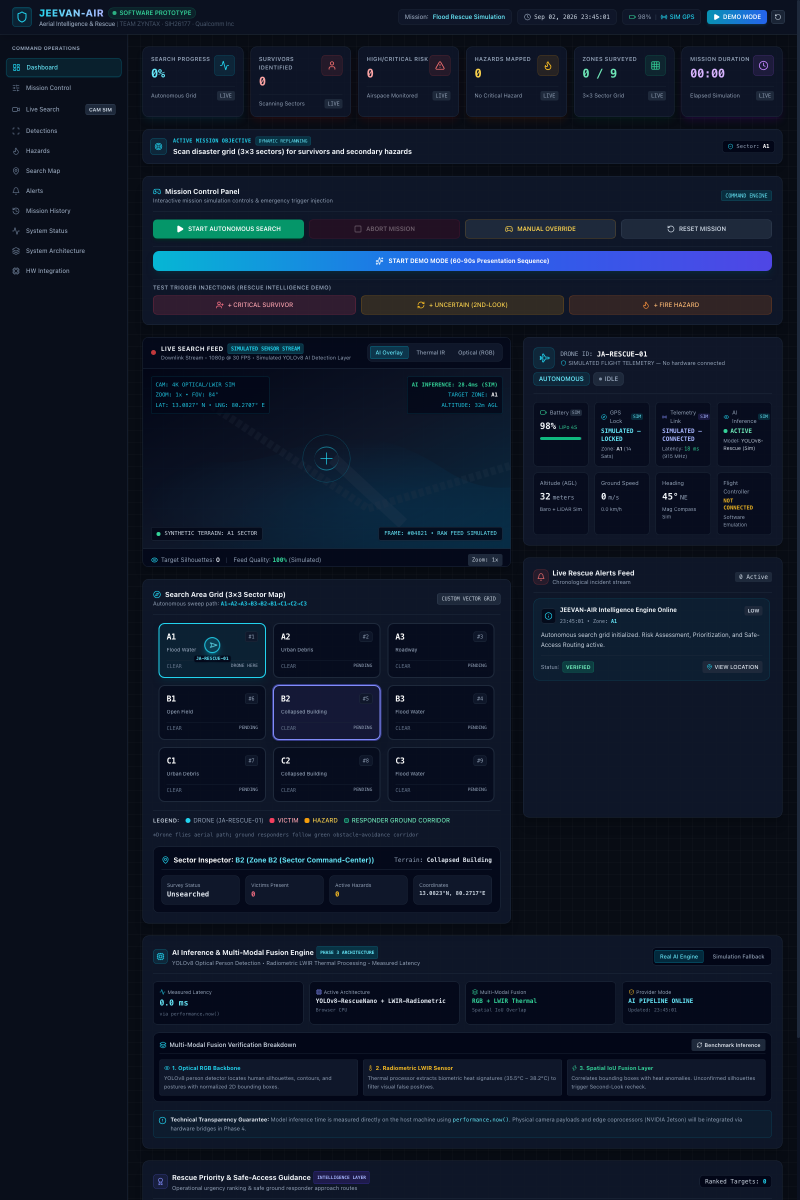
#> input picture screenshots/full_dashboard.png, 1600 x 2400 px, found by its file name (shown at 1/2 size)
$ python crop_screenshots.py
#> lines starting #> are read from the running program, lines starting #| are printed output that depends on the picture
#!/usr/bin/env python3
"""
Crop focused screenshots from the full dashboard capture for document embedding.
"""

from PIL import Image
import os

img = Image.open("/Users/sheshagiri/jeevan air/screenshots/full_dashboard.png")
#> img is the input picture: PIL image 1600x2400 RGB; mean R, G, B 14.9, 24.1, 40.6
width, height = img.size
#> width = 1600; height = 2400
print(f"Source image size: {width}x{height}")
#| Source image size: 1600x2400

out_dir = "/Users/sheshagiri/jeevan air/screenshots"
os.makedirs(out_dir, exist_ok=True)

# 1. Header & Stat Cards (Top area)
# x: 260 to 1570, y: 0 to 240
box_header = (260, 0, 1570, 240)
img.crop(box_header).save(f"{out_dir}/sc_header_stats.png")
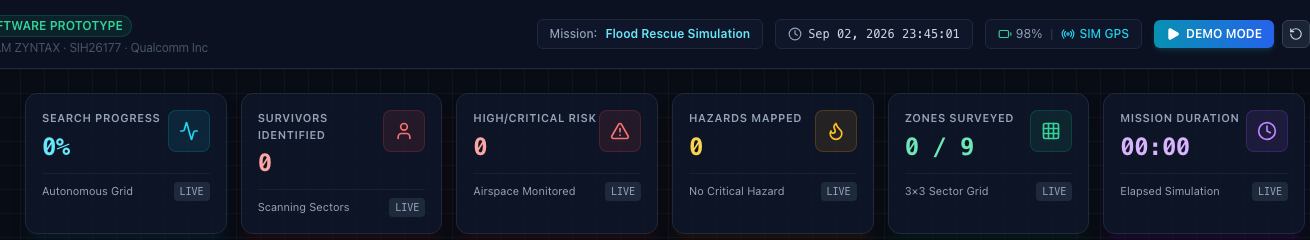
#> saved as sc_header_stats.png: PIL image 1310x240 RGB; mean R, G, B 17, 24.8, 40.7

# 2. Camera Feed Viewport (Left column top)
# x: 260 to 1030, y: 550 to 950
box_cam = (260, 550, 1030, 950)
img.crop(box_cam).save(f"{out_dir}/sc_camera_feed.png")
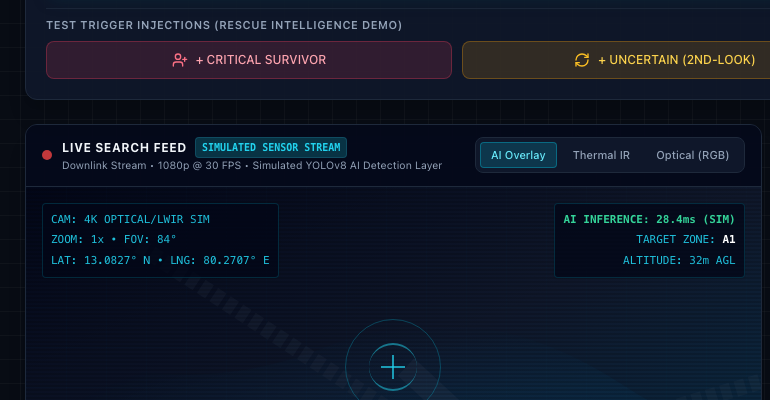
#> saved as sc_camera_feed.png: PIL image 770x400 RGB; mean R, G, B 15.6, 23.1, 38.6

# 3. Tactical Sector Map (Left column middle)
# x: 260 to 1030, y: 960 to 1520
box_map = (260, 960, 1030, 1520)
img.crop(box_map).save(f"{out_dir}/sc_tactical_map.png")
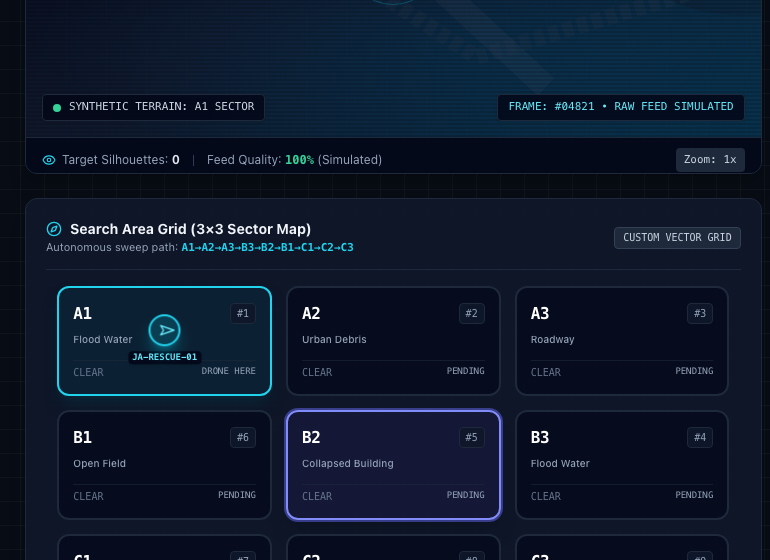
#> saved as sc_tactical_map.png: PIL image 770x560 RGB; mean R, G, B 13.8, 25.7, 44.5

# 4. Drone Telemetry Card (Right column top)
# x: 1040 to 1570, y: 550 to 950
box_drone = (1040, 550, 1570, 950)
img.crop(box_drone).save(f"{out_dir}/sc_drone_telemetry.png")
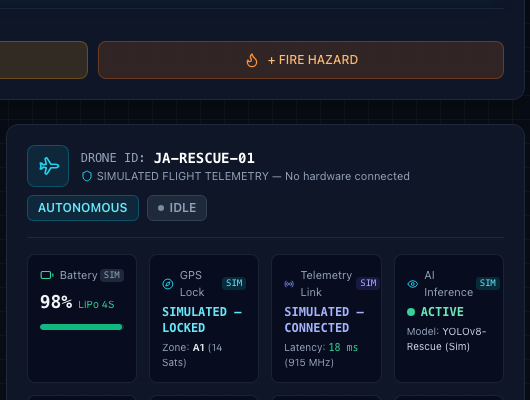
#> saved as sc_drone_telemetry.png: PIL image 530x400 RGB; mean R, G, B 19.3, 25.9, 41

# 5. Alerts Panel (Right column middle)
# x: 1040 to 1570, y: 960 to 1520
box_alerts = (1040, 960, 1570, 1520)
img.crop(box_alerts).save(f"{out_dir}/sc_alerts_panel.png")
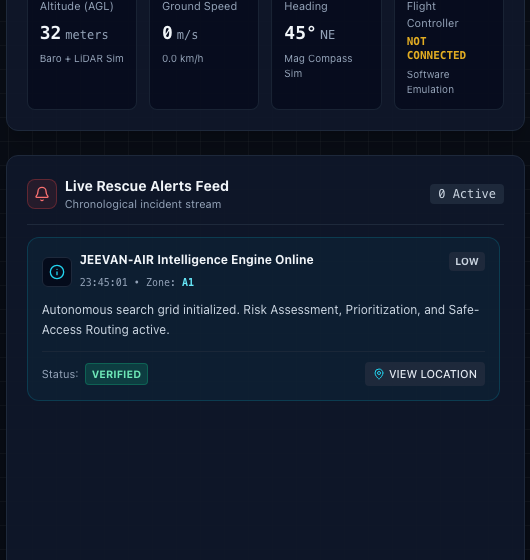
#> saved as sc_alerts_panel.png: PIL image 530x560 RGB; mean R, G, B 16.8, 26.5, 43.6

# 6. AI Inference & Multi-Modal Fusion Panel (Bottom)
# x: 260 to 1570, y: 1530 to 1920
box_ai = (260, 1530, 1570, 1920)
img.crop(box_ai).save(f"{out_dir}/sc_ai_panel.png")
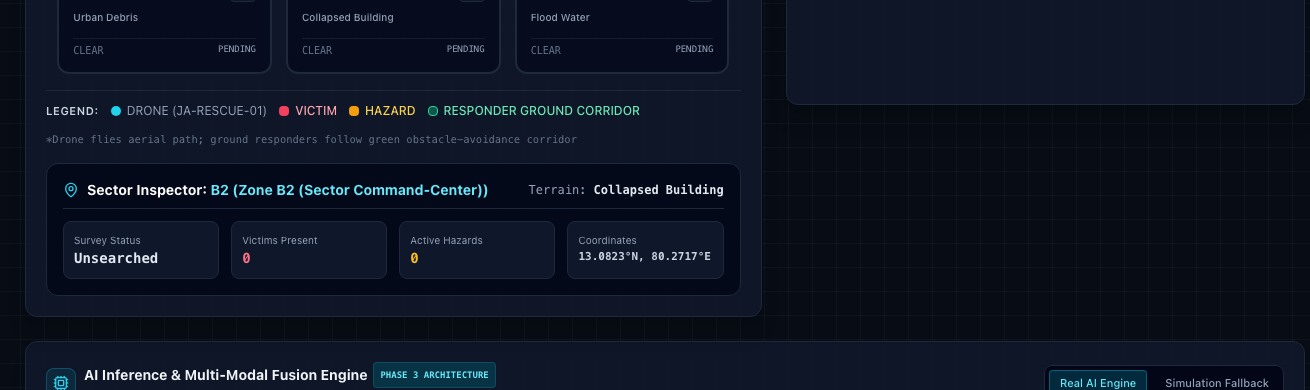
#> saved as sc_ai_panel.png: PIL image 1310x390 RGB; mean R, G, B 13.4, 20.6, 35.1

print("All focused screenshots cropped successfully.")

$ run again, with screenshots/dashboard.png copied over screenshots/full_dashboard.png
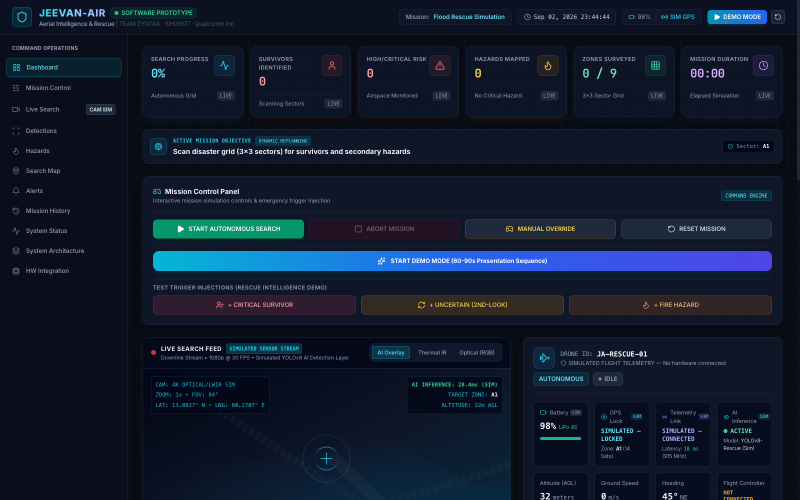
#> input picture screenshots/dashboard.png, 1600 x 1000 px, found by its file name (shown at 1/2 size)
#> img is the input picture: PIL image 1600x1000 RGB; mean R, G, B 17, 27.5, 45.1
#| Source image size: 1600x1000
#> `img.crop(box_drone).save(f"{out_dir}/sc_drone_telemetry.png")`:
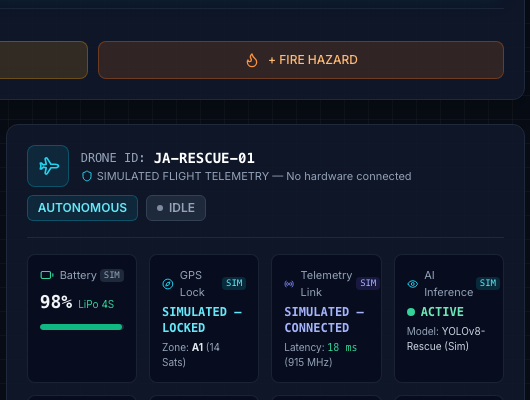
#> saved as sc_drone_telemetry.png: PIL image 530x400 RGB; mean R, G, B 19.4, 26, 41.1
#> `img.crop(box_alerts).save(f"{out_dir}/sc_alerts_panel.png")`:
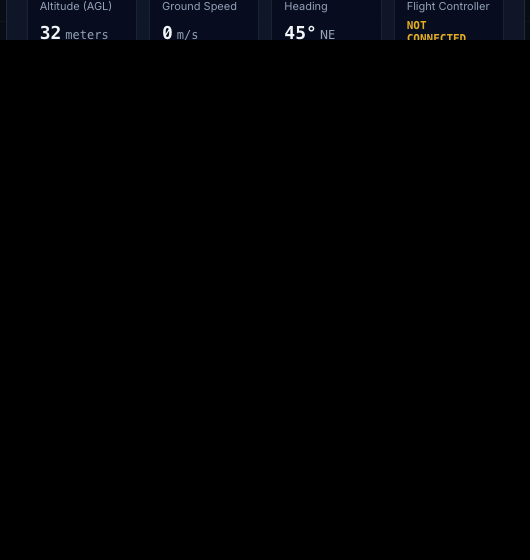
#> saved as sc_alerts_panel.png: PIL image 530x560 RGB; mean R, G, B 1.5, 1.8, 2.9
